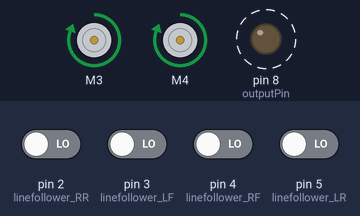
Bench run of a sketch on a simulated Arduino Uno, built with avr-gcc and run on an emulated ATmega328P. On the bench: 2 × DC motor (green arrow = forward, orange = backward, longer = faster), output pins drawn as LEDs (lit = HIGH). Dashed ring = blinking. The test bench sets the inputs (shaded band); at power-on: pin 2 (linefollower_RR), pin 3 (linefollower_LF), pin 4 (linefollower_RF), pin 5 (linefollower_LR) LOW.

Above: at 0.87 s.
1.3 s: pin 2 (linefollower_RR) driven HIGH
At 1.62 s:
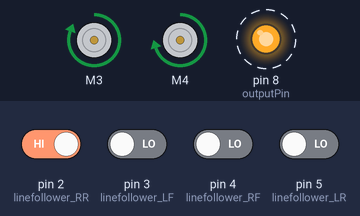
4.3 s: pin 3 (linefollower_LF) driven HIGH
At 4.61 s:
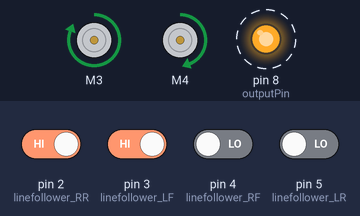
7.3 s: pin 5 (linefollower_LR) driven HIGH
At 7.61 s:
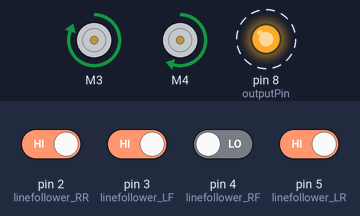
10.3 s: pin 2 (linefollower_RR) driven LOW
At 10.6 s:
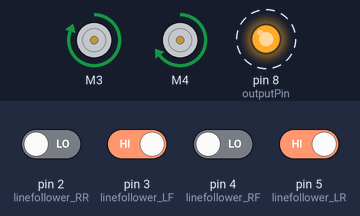
13.3 s: pin 4 (linefollower_RF) driven HIGH
At 13.6 s:
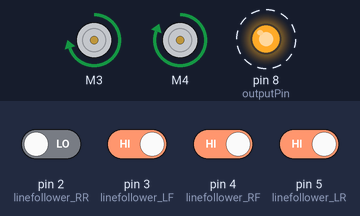
16.3 s: pin 3 (linefollower_LF) driven LOW
At 16.6 s:
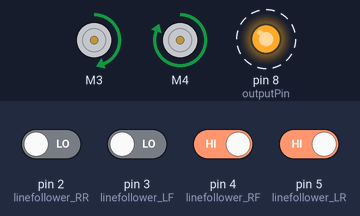
Timing chart, 0 to 20.3 s (numbered marks = the images above; inputs shaded):
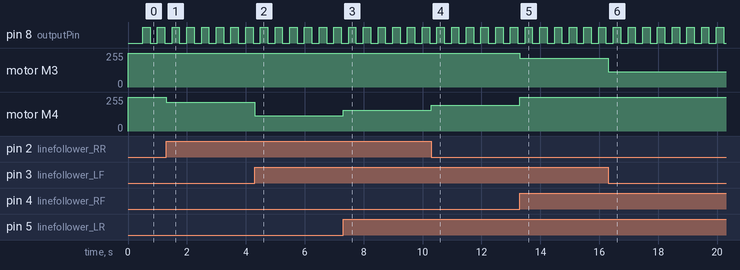

Measured:
- after the input at 1.3 s, motor M4: forward 255/255 → forward 215/255 at once
- after the input at 4.3 s, motor M4: forward 215/255 → forward 115/255 at once
- after the input at 7.3 s, motor M4: forward 115/255 → forward 155/255 at once
- after the input at 10.3 s, motor M4: forward 155/255 → forward 195/255 at once
- after the input at 13.3 s, motor M3: forward 255/255 → forward 215/255 at once; motor M4: forward 195/255 → forward 255/255 at once
- after the input at 16.3 s, motor M3: forward 215/255 → forward 115/255 at once
- by itself, pin 8 (outputPin): alternates HIGH for 0.25 s and LOW for 0.25 s

The sketch:

line_follow_test.ino
```cpp
#include <Adafruit_MotorShield.h>

#define TIMER_INTERRUPT_DEBUG 2
#define _TIMERINTERRUPT_LOGLEVEL_ 4

#define USING_16MHZ true
#define USING_8MHZ false
#define USING_250KHZ false

#define USE_TIMER_0 false
#define USE_TIMER_1 false
#define USE_TIMER_2 true
#define USE_TIMER_3 false

#define TIMER2_INTERVAL_MS 250
#define TIMER2_FREQUENCY (float)(1000.0f / TIMER1_INTERVAL_MS)
#define TIMER2_DURATION_MS 0 //(10 * TIMER1_INTERVAL_MS)
#define ADJUST_FACTOR ((float)0.99850)
#include "megaAVR_TimerInterrupt.h"

unsigned int outputPin = 8;

void blinkLED(unsigned int outputPin = 8)
{
 static bool toggle1 = false;
 static bool started = false;

 if (!started)
 {
   started = true;
   pinMode(outputPin, OUTPUT);
 }

 // timer interrupt toggles pin LED_BUILTIN
 digitalWrite(outputPin, toggle1);
 toggle1 = !toggle1;
}

// Create the motor shield object with the default I2C address
Adafruit_MotorShield AFMS = Adafruit_MotorShield();
Adafruit_DCMotor *motor_L = AFMS.getMotor(3);//key in the port the left motor is connected to here
Adafruit_DCMotor *motor_R = AFMS.getMotor(4);//key in the port the right motor is connected to here
int motor_L_speed;
int motor_R_speed;
const int linefollower_LR = 5;//key in the pin of left rear line follower here
const int linefollower_RR = 2;//key in the pin of right rear line follower here
const int linefollower_LF = 3; //key in the pin of left front line follower here
const int linefollower_RF = 4; //key in the pin of right front line follower here
const int k_f = 100;
const int k_r = 40;

int displacement_front;
int displacement_rear;
void setup() {
  AFMS.begin();
  pinMode(linefollower_LR, INPUT);
  pinMode(linefollower_RR, INPUT);
  pinMode(linefollower_LF, INPUT);
  pinMode(linefollower_RF, INPUT);
 ITimer2.init();
 ITimer2.attachInterruptInterval(TIMER2_INTERVAL_MS * ADJUST_FACTOR, blinkLED, outputPin, TIMER2_DURATION_MS);
}
void refresh_displacement_value(){      //this function reads the data from the sensors, and updates the state of which wheel encoder is touching the left/right
  if(digitalRead(linefollower_LR)==digitalRead(linefollower_RR))
  {displacement_rear=0;}
  else{
    if(digitalRead(linefollower_LR)==HIGH){displacement_rear=1;}
    else{displacement_rear=-1;};};

  if(digitalRead(linefollower_LF)==digitalRead(linefollower_RF))
  {displacement_front=0;}
  else{
    if(digitalRead(linefollower_LF)==HIGH){displacement_front=1;}
     else{displacement_front=-1;};};
  }
void line_follow(){//this function reads displacement constants, and update the motor speed, and move the motor}
  motor_L_speed=255;
  motor_R_speed=255;
  int line_follower_constant;
    line_follower_constant=k_r*displacement_rear-k_f*displacement_front;
    if (line_follower_constant>0){motor_L_speed=255-line_follower_constant;};
    if (line_follower_constant<0){motor_R_speed=255+line_follower_constant;};

  motor_L->setSpeed(motor_L_speed);
  motor_L->run(FORWARD);
  motor_R->setSpeed(motor_R_speed);
  motor_R->run(FORWARD);
}

void loop() {
  refresh_displacement_value();
  line_follow();
}
```
